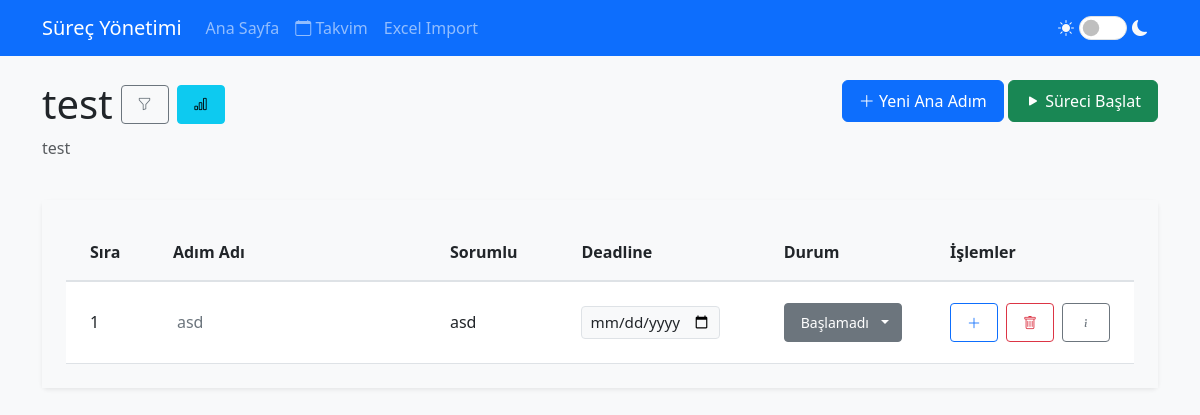
The app's page /process/12, older data.
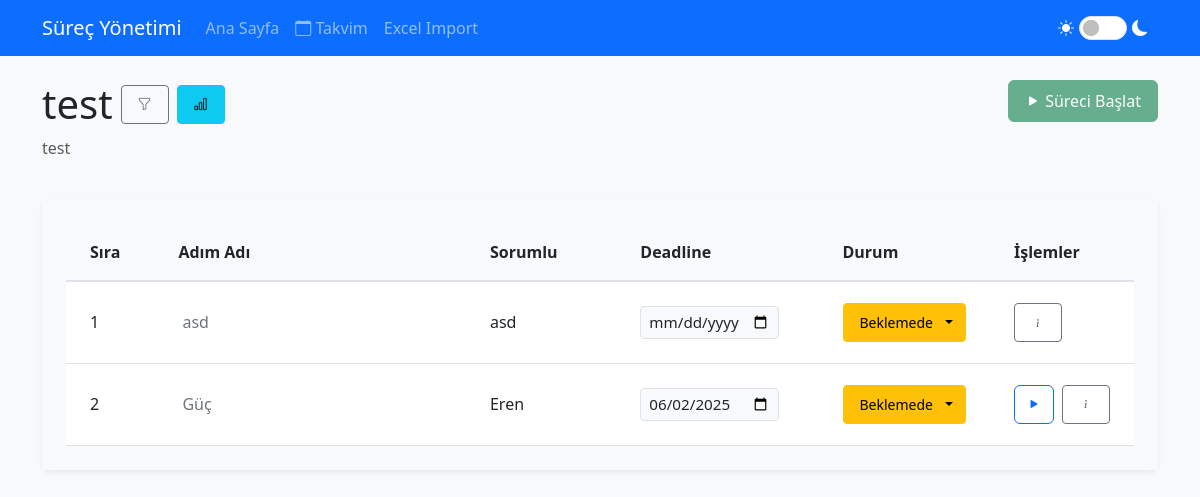
The same page, newer data.
### app.py (models this page shows, shortened)
class Process(db.Model):
    id = db.Column(db.Integer, primary_key=True)
    name = db.Column(db.String(100), nullable=False)
    description = db.Column(db.Text)
    created_at = db.Column(db.DateTime, default=datetime.now)
    is_started = db.Column(db.Boolean, default=False)
    started_at = db.Column(db.DateTime)
    version = db.Column(db.Integer, nullable=False, default=1)
    year = db.Column(db.Integer, nullable=False, default=lambda: datetime.now().year)
    category_id = db.Column(db.Integer, db.ForeignKey('process_category.id', name='fk_process_category'), nullable=True)
    steps = db.relationship('Step', backref='process', lazy=True, cascade='all, delete-orphan')

class Step(db.Model):
    id = db.Column(db.Integer, primary_key=True)
    step_number = db.Column(db.Integer)
    name = db.Column(db.String(100), nullable=False)
    description = db.Column(db.Text)
    type = db.Column(db.String(50))
    file_path = db.Column(db.String(255))
    order = db.Column(db.Integer)
    parent_id = db.Column(db.Integer, db.ForeignKey('step.id', ondelete='CASCADE'), nullable=True)
    process_id = db.Column(db.Integer, db.ForeignKey('process.id', ondelete='CASCADE'), nullable=False)
    responsible = db.Column(db.String(100))
    status = db.Column(db.String(20), default='not_started')
    version = db.Column(db.Integer, nullable=False, default=1)
    deadline = db.Column(db.DateTime, nullable=True)
    import_process_id = db.Column(db.Integer, db.ForeignKey('import_process.id', ondelete='SET NULL'), nullable=True)
    dependencies = db.relationship('StepDependency',
                                 foreign_keys='StepDependency.step_id',
                                 backref='dependent_step',
                                 lazy=True,
                                 cascade='all, delete-orphan')
    sub_steps = db.relationship('Step',
                              backref=db.backref('parent', remote_side=[id]),
                              lazy=True,
                              cascade='all, delete-orphan')
    variables = db.relationship('StepVariable',
                              backref='step',
                              lazy=True,
                              cascade='all, delete-orphan')
    completed_at = db.Column(db.DateTime)
    def get_full_order(self):
        if not self.parent_id:
            return str(self.order)
        parent = self.parent
        if not parent.parent_id:
            return f"{parent.order}.{self.order}"
        else:
            return f"{parent.get_full_order()}.{self.order}"

### app.py (the view)
@app.route('/process/<int:process_id>')
def process_detail(process_id):
    process = Process.query.get_or_404(process_id)
    main_steps = Step.query.filter_by(
        process_id=process_id,
        parent_id=None
    ).order_by(Step.order).all()
    organized_steps = []
    for main_step in main_steps:
        organized_steps.append(main_step)
        organized_steps.extend(get_substeps_recursive(main_step.id))
    return render_template('process_detail.html',
                         process=process,
                         steps=organized_steps,
                         now=datetime.now())

### app.py (called while the page is built)
def get_substeps_recursive(parent_id):
    substeps = []
    direct_substeps = Step.query.filter_by(parent_id=parent_id).order_by(Step.order).all()
    for substep in direct_substeps:
        substeps.append(substep)
        substeps.extend(get_substeps_recursive(substep.id))
    return substeps

@app.before_request
def before_request():
    if not getattr(app, '_got_first_request', False):
        check_process_status()
        app._got_first_request = True

### templates/process_detail.html (shortened to what this page needs)
{% extends "base.html" %}
{% block content %}
<div class="row mb-4">
    <div class="col">
        <div class="d-flex align-items-center gap-2">
            <h1 class="mb-0">{{ process.name }}</h1>
            <button class="btn btn-outline-secondary btn-sm" type="button" data-bs-toggle="collapse"
                data-bs-target="#filterCollapse" aria-expanded="false" aria-controls="filterCollapse"
                title="Filtreleri Göster/Gizle">
                <i class="bi bi-funnel"></i>
            </button>
            <a href="{{ url_for('process_stats', process_id=process.id) }}" class="btn btn-info btn-sm"
                title="İstatistikler">
                <i class="bi bi-bar-chart"></i>
            </a>
        </div>
        <p class="text-muted mt-2">{{ process.description }}</p>
    </div>
    <div class="col text-end">
        {% if not process.is_started %}
        <a href="{{ url_for('new_step', process_id=process.id) }}" class="btn btn-primary">
            <i class="bi bi-plus-lg"></i> Yeni Ana Adım
        </a>
        {% endif %}
        <form action="{{ url_for('start_process', process_id=process.id) }}" method="POST" class="d-inline">
            <button type="submit" class="btn btn-success" {% if process.is_started %}disabled{% endif %}>
                <i class="bi bi-play-fill"></i> Süreci Başlat
            </button>
        </form>
    </div>
</div>
<div class="card">
    <div class="card-body">
        <div class="table-responsive">
            <table class="table table-hover mb-0">
                <thead>
                    <tr>
                        <th style="width: 10%">Sıra</th>
                        <th style="width: 40%">Adım Adı</th>
                        <th style="width: 20%">Sorumlu</th>
                        <th style="width: 5%">Deadline</th>
                        <th style="width: 15%">Durum</th>
                        <th style="width: 10%">İşlemler</th>
                    </tr>
                </thead>
                <tbody>
                    {% for step in steps %}
                    <tr class="{{ 'sub-step' if step.parent_id }}"  data-step-id="{{ step.id }}"
                        data-step-type="{{ step.type }}" data-file-path="{{ step.file_path or '' }}"
                        data-completed-at="{{ step.completed_at|format_datetime if step.completed_at else '' }}"
                        data-completed-at-iso="{{ step.completed_at.strftime('%Y-%m-%d') if step.completed_at else '' }}"
                        data-description="{{ step.description or '' }}" data-step-name="{{ step.name }}"
                        data-responsible="{{ step.responsible or '' }}" data-status="{{ step.status }}"
                        data-deadline="{{ step.deadline.strftime('%Y-%m-%dT%H:%M') if step.deadline else '' }}">
                        <td>
                            <div class="d-flex align-items-center">
                                <span>{{ step.get_full_order() }}</span>
                            </div>
                        </td>
                        <td>
                            <div class="step-content">
                                <div class="d-flex align-items-center">
                                    <div class="step-name-container d-flex align-items-center">
                                        <span class="step-name" data-step-id="{{ step.id }}">{{ step.name }}</span>
                                    </div>
                                </div>
                            </div>
                        </td>
                        <td>
                            <div class="step-responsible-container">
                                <span class="step-responsible" data-step-id="{{ step.id }}">{{ step.responsible or
                                    'Sorumlu ekle...' }}</span>
                            </div>
                        </td>
                        <td>
                            <input type="date" class="form-control form-control-sm deadline-input"
                                data-step-id="{{ step.id }}"
                                value="{{ step.deadline.strftime('%Y-%m-%d') if step.deadline else '' }}"
                                title="Deadline">
                        </td>
                        <td>
                            <div class="dropdown">
                                <button class="btn btn-sm dropdown-toggle status-button
                                    {% if step.status == 'done' %}btn-success
                                    {% elif step.status == 'in_progress' %}btn-primary
                                    {% elif step.status == 'waiting' %}btn-warning
                                    {% else %}btn-secondary{% endif %}" type="button" data-bs-toggle="dropdown">
                                    {% if step.status == 'not_started' %}
                                    Başlamadı
                                    {% elif step.status == 'waiting' %}
                                    Beklemede
                                    {% elif step.status == 'in_progress' %}
                                    Devam Ediyor
                                    {% else %}
                                    Tamamlandı
                                    {% endif %}
                                </button>
                            </div>
                        </td>
                        <td>
                            <div class="d-flex gap-2">
                                {% if not process.is_started %}
                                <a href="{{ url_for('new_step', process_id=process.id, parent_id=step.id) }}"
                                    class="btn btn-sm btn-outline-primary" title="Alt Adım Ekle">
                                    <i class="bi bi-plus-lg"></i>
                                </a>
                                <form action="{{ url_for('delete_step', step_id=step.id) }}" method="POST"
                                    class="d-inline delete-step-form">
                                    <button type="submit" class="btn btn-sm btn-outline-danger">
                                        <i class="bi bi-trash"></i>
                                    </button>
                                </form>
                                {% endif %}
                                {% if process.is_started and step.type != 'main_step' %}
                                <div class="btn-group">
                                    <button type="button" class="btn btn-sm btn-outline-primary execute-step"
                                        data-step-id="{{ step.id }}" title="Çalıştır">
                                        <i class="bi bi-play-fill"></i>
                                    </button>
                                </div>
                                {% endif %}
                                <button type="button" class="btn btn-sm btn-outline-secondary show-step-details"
                                    data-step-id="{{ step.id }}" title="Adım Detayı">
                                    <i class="bi bi-info"></i>
                                </button>
                            </div>
                        </td>
                    </tr>
                    {% endfor %}
                </tbody>
            </table>
        </div>
    </div>
</div>
{% endblock %}

### templates/base.html (shortened to what this page needs)
<!DOCTYPE html>
<html lang="tr">
<head>
    <link href="https://cdn.jsdelivr.net/npm/bootstrap@5.3.0/dist/css/bootstrap.min.css" rel="stylesheet">
    <link href="https://cdn.jsdelivr.net/npm/bootstrap-icons@1.11.3/font/bootstrap-icons.css" rel="stylesheet">
    <link href="https://cdnjs.cloudflare.com/ajax/libs/vis/4.21.0/vis.min.css" rel="stylesheet" type="text/css">
    <link rel="stylesheet" href="{{ url_for('static', filename='css/style.css') }}">
</head>
<body>
    <nav class="navbar navbar-expand-lg navbar-dark bg-primary mb-4">
        <div class="container">
            <a class="navbar-brand" href="{{ url_for('index') }}">Süreç Yönetimi</a>
            <div class="collapse navbar-collapse" id="navbarNav">
                <ul class="navbar-nav me-auto mb-2 mb-lg-0">
                    <li class="nav-item">
                        <a class="nav-link" href="{{ url_for('index') }}">Ana Sayfa</a>
                    </li>
                    <li class="nav-item">
                        <a class="nav-link" href="{{ url_for('process_calendar') }}">
                            <i class="bi bi-calendar"></i> Takvim
                        </a>
                    </li>
                    <li class="nav-item">
                        <a class="nav-link" href="{{ url_for('excel_import') }}">Excel Import</a>
                    </li>
                </ul>
                <div class="theme-toggle text-light">
                    <i class="bi bi-sun-fill" id="lightIcon"></i>
                    <div class="form-check form-switch d-inline-block">
                        <input class="form-check-input" type="checkbox" id="themeSwitch">
                    </div>
                    <i class="bi bi-moon-fill" id="darkIcon"></i>
                </div>
            </div>
        </div>
    </nav>
    <div class="container">
        {% block content %}{% endblock %}
    </div>
</body>
</html>

### static/css/style.css (style rules this page uses)
body { background-color: #f8f9fa; }
.table th { background-color: #f8f9fa; border-bottom: 2px solid #dee2e6; white-space: nowrap; padding: 1rem 1.5rem; }
.table td { vertical-align: middle; padding: 1rem 1.5rem; position: relative; }
.table { margin: 0; width: 100%; }
.card-body { padding: 1.5rem; }
.table-responsive { margin: 0; padding: 0; }
.card { box-shadow: 0 0.125rem 0.25rem rgba(0, 0, 0, 0.075); border: none; margin-bottom: 1.5rem; }
.form-control, .form-select { margin-bottom: 0.5rem; }
.btn { padding: 0.5rem 1rem; margin: 0; }
.btn-group { gap: 0.5rem; }
.btn-group .btn { margin: 0; padding: 0.375rem 0.75rem; border-radius: 0.375rem !important; }
.btn i { transition: transform 0.2s ease; }
.form-check.form-switch { margin: 0; padding: 0; }
.form-switch .form-check-input { width: 3em; height: 1.5em; margin: 0; cursor: pointer; }
.step-name-container { min-width: 200px; display: flex; align-items: center; justify-content: space-between; flex-grow: 1; }
.step-name, .step-description, .step-filepath { display: inline-block; padding: 0.25rem; border-radius: 0.25rem; cursor: pointer; color: #6c757d; }
.dropdown { position: relative; }
.table .dropdown { position: relative; }
.table-responsive { overflow: visible; }
.card { overflow: visible; }
.card-body { overflow: visible; }
.status-button { width: 100%; text-align: left; position: relative; padding-right: 2rem; }
.status-button::after { position: absolute; right: 0.75rem; top: 50%; transform: translateY(-50%); }

### templates/base.html (style rules this page uses)
.theme-toggle { cursor: pointer; padding: 5px 10px; border-radius: 20px; display: flex; align-items: center; gap: 5px; }
.form-check-input { transition: none !important; }

### templates/process_detail.html (style rules this page uses)
[data-bs-theme="light"] .card-body { background-color: var(--bs-gray-100); color: var(--bs-dark); }
[data-bs-theme="light"] .form-control { background-color: var(--bs-gray-100); color: var(--bs-dark); }
.step-name, .step-responsible { cursor: default !important; }
.step-content { pointer-events: none; }
.show-step-details { cursor: pointer !important; }
.deadline-input { border: 1px solid var(--bs-border-color); border-radius: 4px; font-size: 0.95rem; width: 90%; margin-top: 0.5rem; }

Row changes from the older to the newer data that the page shows:
changed Process "test": is_started False → True (drawn)
changed Step "asd": status "Başlamadı" → "Beklemede"
added Step: get_full_order "2", name "Güç", responsible "Eren", deadline "06/02/2025", status "Beklemede"
Text that changed along with them:
text no longer shown: "Yeni Ana Adım"
